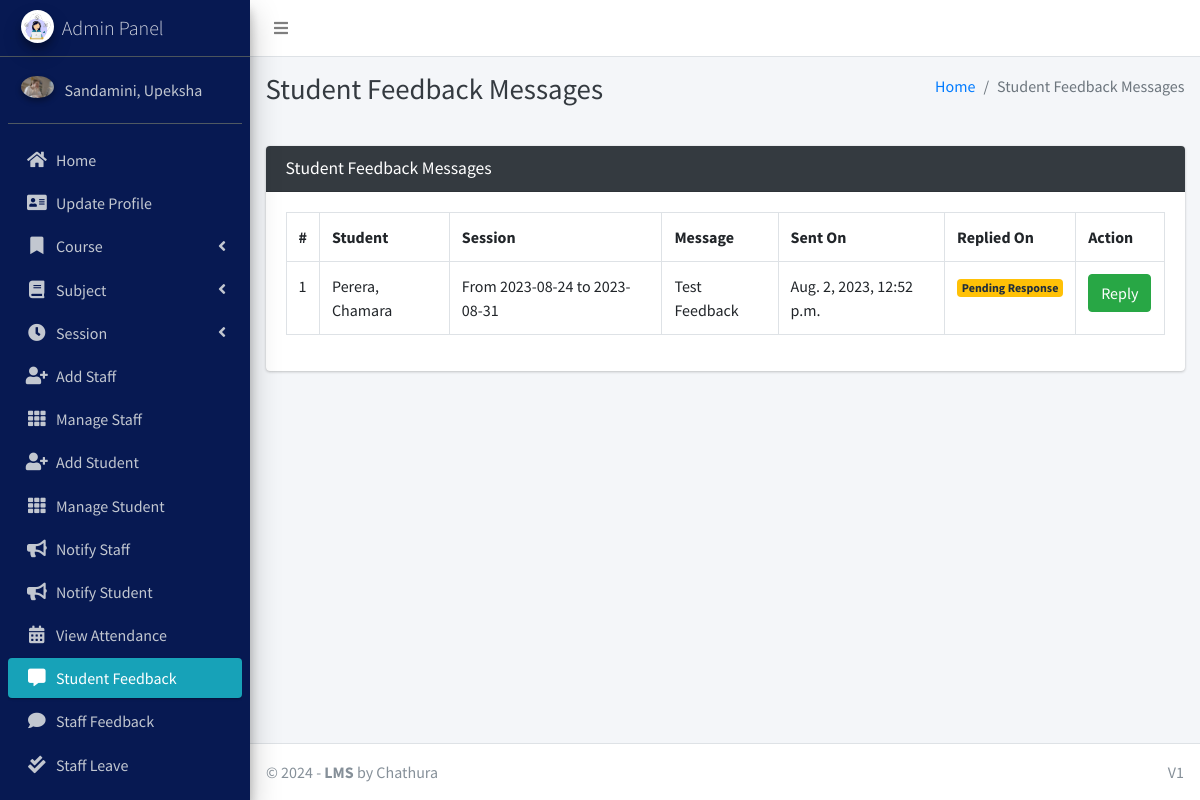
The app's page /student/view/feedback/ (signed in) with its own data.
### main_app/models.py (models this page shows)
class CustomUser(AbstractUser):
    USER_TYPE = ((1, "HOD"), (2, "Staff"), (3, "Student"))
    GENDER = [("M", "Male"), ("F", "Female")]
    username = None  # Removed username, using email instead
    email = models.EmailField(unique=True)
    user_type = models.CharField(default=1, choices=USER_TYPE, max_length=1)
    gender = models.CharField(max_length=1, choices=GENDER)
    profile_pic = models.ImageField()
    address = models.TextField()
    fcm_token = models.TextField(default="")  # For firebase notifications
    created_at = models.DateTimeField(auto_now_add=True)
    updated_at = models.DateTimeField(auto_now=True)
    USERNAME_FIELD = "email"
    REQUIRED_FIELDS = []
    objects = CustomUserManager()
    def __str__(self):
        return self.last_name + ", " + self.first_name

class FeedbackStudent(models.Model):
    student = models.ForeignKey(Student, on_delete=models.CASCADE)
    feedback = models.TextField()
    reply = models.TextField()
    created_at = models.DateTimeField(auto_now_add=True)
    updated_at = models.DateTimeField(auto_now=True)

class Student(models.Model):
    admin = models.OneToOneField(CustomUser, on_delete=models.CASCADE)
    course = models.ForeignKey(Course, on_delete=models.DO_NOTHING, null=True, blank=False)
    session = models.ForeignKey(Session, on_delete=models.DO_NOTHING, null=True)
    def __str__(self):
        return self.admin.last_name + ", " + self.admin.first_name

class Session(models.Model):
    start_year = models.DateField()
    end_year = models.DateField()
    def __str__(self):
        return "From " + str(self.start_year) + " to " + str(self.end_year)

### main_app/hod_views.py (the view, shortened to what this page needs)
# urls.py: path("student/view/feedback/", hod_views.student_feedback_message,
@csrf_exempt
def student_feedback_message(request):
    if request.method != 'POST':
        feedbacks = FeedbackStudent.objects.all()
        context = {
            'feedbacks': feedbacks,
            'page_title': 'Student Feedback Messages'
        }
        return render(request, 'hod_template/student_feedback_template.html', context)

### main_app/templates/hod_template/student_feedback_template.html (shortened to what this page needs)
{% extends 'main_app/base.html' %}
{% load static %}
{% block page_title %}{{page_title}}{% endblock page_title %}
{% block content %}
<section class="content">
    <div class="container-fluid">
        <div class="row">
            <div class="col-md-12">
                <div class="card card-dark">
                    <div class="card-header">
                        <h3 class="card-title">{{page_title}}</h3>
                    </div>
                    <div class="table card-body">
                        <table class="table table-bordered table-hover">
                            <tr>
                                <th>#</th>
                                <th>Student</th>
                                <th>Session</th>
                                <th>Message</th>
                                <th>Sent On</th>
                                <th>Replied On</th>
                                <th>Action</th>
                            </tr>
                            {% for feedback in  feedbacks %}
                              <tr>
                                  <td>{{forloop.counter}}</td>
                                  <td>{{feedback.student}}</td>
                                  <td>{{feedback.student.session}}</td>
                                  <td>{{feedback.feedback}}</td>
                                      {% if feedback.reply == "" %}
                                      <td>{{feedback.created_at}}</td>
                                      <td><span  class='badge badge-warning'>Pending Response</span></td>
                                           <td> <button data-toggle = "modal" data-target = "#reply_modal" value="{{feedback.id}}" class="btn btn-success reply_open_modal">Reply</button>
                                          {% else %}
                                          <td>{{feedback.created_at}}</td>
                                          <td>{{feedback.updated_at}}</td>
                                            <td>{{feedback.reply}}</td>
                                      {% endif %}
                                  </td>
                              </tr>
                            {% endfor %}
                        </table>
                    </div>
                    </div>
            </div>
        </div>
    </div>
</section>
{% endblock content %}

### main_app/templates/main_app/sidebar_template.html (shortened to what this page needs)
{% load static %}
<aside class="main-sidebar sidebar-dark-info elevation-4">
    {% if request.user.user_type == '1' %}
    <a href="{% url 'admin_home' %}" class="brand-link">
        <img src="{% static 'dist/img/cmsl.png' %} " alt="AdminLTE Logo"
            class="brand-image img-circle elevation-3" >
        <span class="brand-text font-weight-light">Admin Panel</span>
    </a>
    <div class="sidebar">
        <div class="user-panel mt-3 pb-3 mb-3 d-flex">
            <div class="image">
                <img src="{{ request.user.profile_pic}}" class="img-circle elevation-2" alt="User Image">
            </div>
            <div class="info">
                <a href="#" class="d-block">{{user}}</a>
            </div>
        </div>
        <nav class="mt-2">
            <ul class="nav nav-pills nav-sidebar flex-column" data-widget="treeview" role="menu" data-accordion="false">
                <li class="nav-item">
                    {% url 'admin_home' as admin_home %}
                    <a href="{{admin_home}}" class="nav-link {% if admin_home == request.path %} active {% endif %}">
                        <i class="nav-icon fas fa-home"></i>
                        <p>
                            Home
                        </p>
                    </a>
                </li>
                <li class="nav-item">
                    {% url 'admin_view_profile' as admin_view_profile %}
                    <a href="{{admin_view_profile}}"
                        class="nav-link {% if admin_view_profile == request.path %} active {% endif %}">
                        <i class="nav-icon fas fa-address-card"></i>
                        <p>
                            Update Profile
                        </p>
                    </a>
                </li>
                <li class="nav-item has-treeview">
                    <a href="#" class="nav-link">
                        <i class="nav-icon fas fa-bookmark"></i>
                        <p>
                            Course
                            <i class="fas fa-angle-left right"></i>
                        </p>
                    </a>
                </li>
                <li class="nav-item has-treeview">
                    <a href="#" class="nav-link">
                        <i class="nav-icon fas fa-book"></i>
                        <p>
                            Subject
                            <i class="fas fa-angle-left right"></i>
                        </p>
                    </a>
                </li>
                <li class="nav-item has-treeview">
                    <a href="#" class="nav-link">
                        <i class="nav-icon fas fa-clock"></i>
                        <p>
                            Session
                            <i class="fas fa-angle-left right"></i>
                        </p>
                    </a>
                </li>
                <li class="nav-item">
                    {% url 'add_staff' as add_staff %}
                    <a href="{{add_staff}}" class="nav-link {% if add_staff == request.path %} active {% endif %}">
                        <i class="nav-icon fas fa-user-plus"></i>
                        <p>
                            Add Staff
                        </p>
                    </a>
                </li>
                <li class="nav-item">
                    {% url 'manage_staff' as manage_staff %}
                    {% url 'edit_staff' staff_id as edit_staff %}
                    <a href="{{manage_staff}}"
                        class="nav-link {% if manage_staff == request.path or request.path == edit_staff %} active {% endif %}">
                        <i class="nav-icon fas fa-th"></i>
                        <p>
                            Manage Staff
                        </p>
                    </a>
                </li>
                <li class="nav-item">
                    {% url 'add_student' as add_student%}
                    <a href="{{add_student}}" class="nav-link  {% if add_student == request.path %} active {% endif %}">
                        <i class="nav-icon fas fa-user-plus"></i>
                        <p>
                            Add Student
                        </p>
                    </a>
                </li>
                <li class="nav-item">
                    {% url 'manage_student' as manage_student %}
                    {% url 'edit_student' student_id as edit_student %}
                    <a href="{{manage_student}}"
                        class="nav-link  {% if edit_student == request.path or manage_student == request.path %} active {% endif %}">
                        <i class="nav-icon fas fa-th"></i>
                        <p>
                            Manage Student
                        </p>
                    </a>
                </li>
                <li class="nav-item">
                    {% url 'admin_notify_staff' as admin_notify_staff %}
                    <a href="{{admin_notify_staff}}"
                        class="nav-link {% if admin_notify_staff == request.path %} active {% endif %}">
                        <i class="nav-icon fas fa-bullhorn"></i>
                        <p>
                            Notify Staff
                        </p>
                    </a>
                </li>
                <li class="nav-item">
                    {% url 'admin_notify_student' as admin_notify_student %}
                    <a href="{{admin_notify_student}}"
                        class="nav-link {% if admin_notify_student == request.path %} active {% endif %}">
                        <i class="nav-icon fas fa-bullhorn"></i>
                        <p>
                            Notify Student
                        </p>
                    </a>
                </li>
                <li class="nav-item">
                    {% url 'admin_view_attendance' as admin_view_attendance %}
                <li class="nav-item">
                    <a href="{{admin_view_attendance}}"
                        class="nav-link  {% if admin_view_attendance == request.path %} active {% endif %}">
                        <i class="nav-icon fas fa-calendar-alt"></i>
                        <p>
                            View Attendance
                        </p>
                    </a>
                </li>
                <li class="nav-item">
                    {% url 'student_feedback_message' as student_feedback_message %}
                    <a href="{{ student_feedback_message }}"
                        class="nav-link  {% if student_feedback_message == request.path %} active {% endif %}">
                        <i class="nav-icon fas fa-comment-alt"></i>
                        <p>
                            Student Feedback
                        </p>
                    </a>
                </li>
                <li class="nav-item">
                    {% url 'staff_feedback_message' as staff_feedback_message %}
                    <a href="{{staff_feedback_message}}"
                        class="nav-link   {% if staff_feedback_message == request.path %} active {% endif %}">
                        <i class="nav-icon fas fa-comment"></i>
                        <p>
                            Staff Feedback
                        </p>
                    </a>
                </li>
                <li class="nav-item">
                    {% url 'view_staff_leave' as view_staff_leave %}
                    <a href="{{view_staff_leave}}"
                        class="nav-link  {% if view_staff_leave == request.path %} active {% endif %}">
                        <i class="nav-icon fas fa-check-double"></i>
                        <p>
                            Staff Leave
                        </p>
                    </a>
                </li>
                <li class="nav-item">
                    {% url 'view_student_leave' as view_student_leave %}
                    <a href="{% url 'view_student_leave' %}"
                        class="nav-link  {% if view_student_leave == request.path %} active {% endif %}">
                    </a>
                </li>
                                        {% endif %}
                                    </ul>
                                </nav>
                            </div>
</aside>

### records on screen
CustomUser: user.profile_pic (picture), last_name+first_name "Sandamini, Upeksha"
FeedbackStudent: student "Perera, Chamara", student.session "From 2023-08-24 to 2023-08-31", feedback "Test Feedback", created_at "Aug. 2, 2023, 12:52 p.m."

### other values on screen
{{ page_title }} "Student Feedback Messages"
